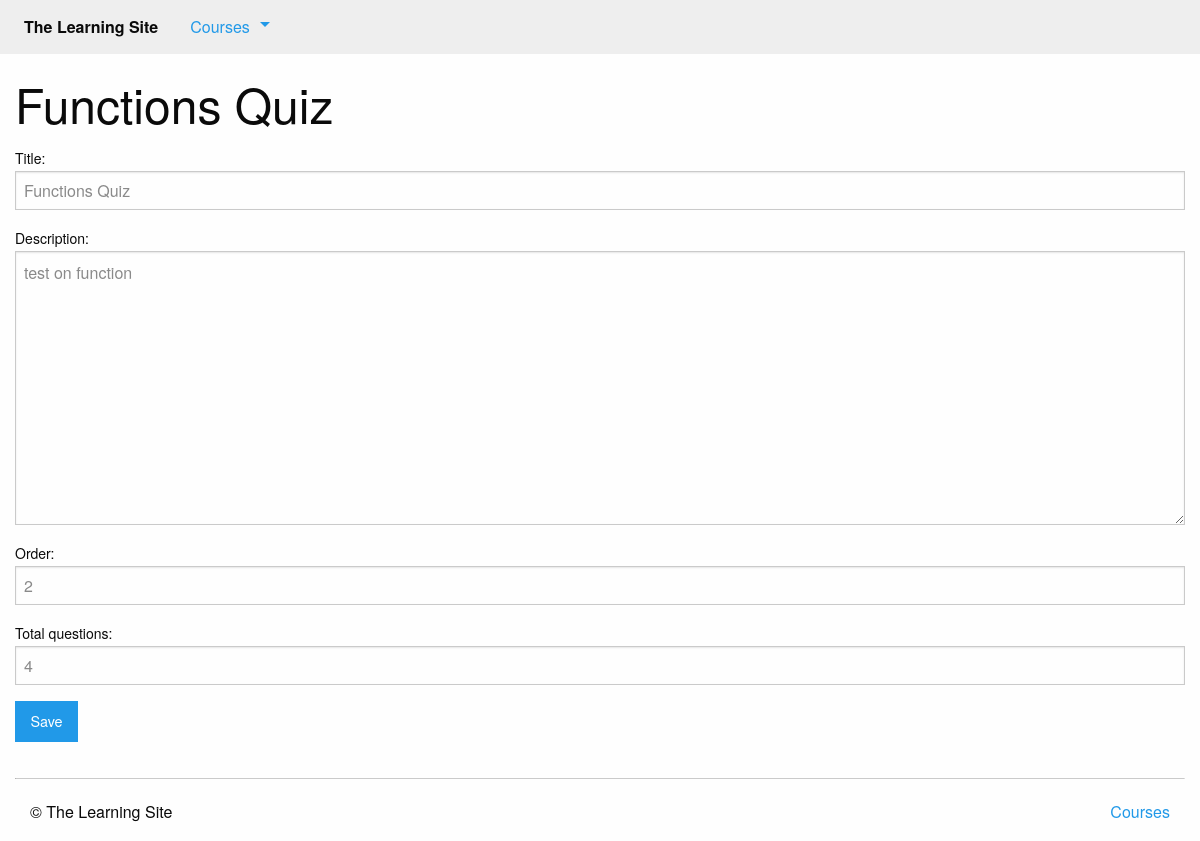
/courses/1/edit_quiz/2/ (signed in), run on the app's committed database.
### courses/models.py (models this page shows, shortened)
class Step(models.Model):
    title = models.CharField(max_length=255)
    description = models.TextField()
    order = models.IntegerField(default=0)
    course = models.ForeignKey(Course, on_delete=models.CASCADE)
    class Meta:
        abstract = True
        ordering = ['order',]

class Quiz(Step):
    total_questions = models.IntegerField(default=4)
    class Meta:
        verbose_name_plural = "Quizzes"

### courses/views.py (the view)
# urls.py: path('<int:course_pk>/edit_quiz/<int:quiz_pk>/', views.quiz_edit,name='edit_quiz'),
@login_required
def quiz_edit(request, course_pk, quiz_pk):
    quiz = get_object_or_404(models.Quiz, pk=quiz_pk, course_id=course_pk)
    form = forms.QuizForm(instance=quiz)
    if request.method == 'POST':
        form = forms.QuizForm(instance=quiz, data=request.POST)
        if form.is_valid():
            form.save()
            messages.success(request, "Updated {}".format(form.cleaned_data['title']))
            return HttpResponseRedirect(quiz.get_absolute_url())
    return render(request, 'courses/quiz_form.html', {'form': form, 'course': quiz.course})

### courses/forms.py
class QuizForm(forms.ModelForm):
    class Meta:
        model = models.Quiz
        fields = [
            'title',
            'description',
            'order',
            'total_questions',
        ]

### courses/templatetags/course_extras.py (called while the page is built)
@register.inclusion_tag('courses/course_nav.html')
def nav_courses_list():
    courses = Course.objects.all()[:5]
    return {'courses': courses}

### courses/templates/courses/quiz_form.html (shortened to what this page needs)
{% extends "courses/layout.html" %}
{% block content %}
<div class="row columns">
    <h1>{{ form.instance.title|default:"Make a new Quiz" }}</h1>
    <form method="POST" action="">
        {{ form.as_p }}
        <input type="submit" class="button" value="Save">
    </form>
</div>
{% endblock %}

### data on the page
Quiz: instance "Functions Quiz", title "Functions Quiz", description "test on function", order "2", total_questions "4"
